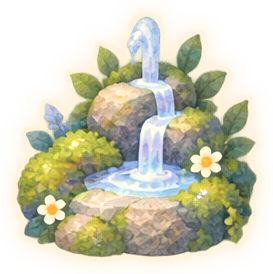
#> input picture Assets/Resources/Art/Farm/Props/dew_spring.png, 273 x 274 px
$ python slice_deco_sheet.py ../../Assets/Resources/Art/Farm/Props/dew_spring.png
#> lines starting #> are read from the running program, lines starting #| are printed output that depends on the picture; after the words box and inside, x2 and y2 are one past the last pixel; in counts of white or black regions, pixels touching at a corner belong together
"""Slice a decoration sprite sheet (8 columns x 3 rows, transparent background) into Farm/Props/<art>.png.

2026-10-20: the decorations were redrawn in the world tree's watercolor style on one sheet (ChatGPT image generation,
Art/Raw_Dream/concept/deco_sheet_v1.png), in the same order as the old props (alphabetical art keys, see ORDER).
Every painted blob is found by its alpha, small specks are dropped, and each blob goes to the grid cell its centre falls
in, so items drawn in several pieces (garland stars, chime drops) stay together. Each cell is cropped to its blobs,
faint alpha noise is cleared, and the result is scaled to at most MAX px. Old props are kept in Art/Raw_Dream/props_old.

Usage: python Tools/art/slice_deco_sheet.py <sheet.png> [--preview out.png]
"""
import os, shutil, sys
import numpy as np
from PIL import Image
from scipy import ndimage

ROOT = os.path.dirname(os.path.dirname(os.path.dirname(os.path.abspath(__file__))))
DST = os.path.join(ROOT, "Assets/Resources/Art/Farm/Props")
OLD = os.path.join(ROOT, "Art/Raw_Dream/props_old")
ORDER = ["dew_chime", "dew_pond", "dew_spring", "fire_brazier", "fire_candle", "fire_lantern", "leaf_crown", "leaf_house",
         "leaf_lamp", "moon_crescent", "moon_garland", "moon_owl", "rock_geode", "rock_moss", "rock_table", "spark_bell",
         "spark_lamp", "spark_orb", "star_crown", "star_orb", "star_rune", "wind_catcher", "wind_mill", "wind_swing"]
COLS, ROWS = 8, 3
ALPHA = 16             # alpha below this counts as empty (generator noise)
SPECK = 60             # blobs smaller than this many px are dropped
MARGIN = 6             # px kept around each item
MAX = 320              # longest side of a saved prop


def main():
    sheet = Image.open(sys.argv[1]).convert("RGBA")
#> sheet is the input picture: PIL image 273x274 RGBA; mean R, G, B, A 170.7, 160.5, 125.5, 156.2
    a = np.asarray(sheet).copy()
    a[a[:, :, 3] < ALPHA, 3] = 0
#> a: shape (274, 273, 4); 11.05% of pixels changed, all inside (x1, y1, x2, y2) = (0, 0, 273, 274)
    mask = a[:, :, 3] > 0
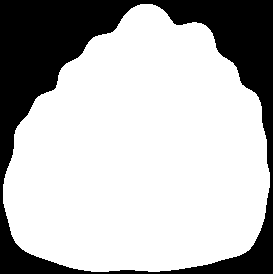
#> mask: shape (274, 273) bool; 72.3% white; 1 black region, box (x1, y1, x2, y2) and area: (0, 0, 273, 274) 20750
    lab, n = ndimage.label(ndimage.binary_dilation(mask, iterations=2))
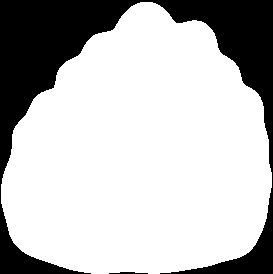
#> lab: shape (274, 273) int32; values 0 (black) and 1 (white), 74.4% white; 2 black regions, box (x1, y1, x2, y2) and area: (0, 0, 273, 274) 19071, (109, 272, 148, 274) 54
#> n = 1
    lab = lab * mask
    H, W = mask.shape
#> H = 274; W = 273
    cells = {}
    for i, sl in enumerate(ndimage.find_objects(lab), 1):
        if sl is None:
            continue
        blob = lab[sl] == i
        if blob.sum() < SPECK:
            continue
        cy, cx = ndimage.center_of_mass(blob)
        cy += sl[0].start; cx += sl[1].start
        cell = min(ROWS - 1, int(cy / H * ROWS)) * COLS + min(COLS - 1, int(cx / W * COLS))
        cells.setdefault(cell, []).append(i)
#> this loop made 1 pass
#> (i, cy, cx, cell) on pass 1: (1, 154.5, 140.6, 12)
#> pass 1, in main, `blob = lab[sl] == i`:
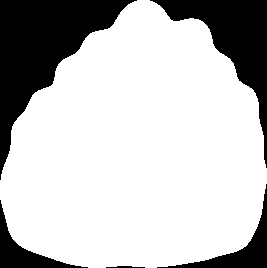
#> blob: shape (268, 267) bool; 75.5% white; 5 black regions, box (x1, y1, x2, y2) and area: (0, 0, 137, 180) 8942, (150, 0, 267, 168) 5462, (157, 184, 267, 268) 1651, (0, 200, 88, 268) 1395, (106, 266, 145, 268) 54
#> after the loop, cells = {12: [1]}
    os.makedirs(OLD, exist_ok=True)
    out = []
    for c, name in enumerate(ORDER):
        if c not in cells:
            print(name, "EMPTY CELL"); out.append(None); continue
        m = np.isin(lab, cells[c])
        ys, xs = np.where(m)
        y0, y1, x0, x1 = max(0, ys.min() - MARGIN), min(H, ys.max() + 1 + MARGIN), max(0, xs.min() - MARGIN), min(W, xs.max() + 1 + MARGIN)
        px = a[y0:y1, x0:x1].copy()
        px[~m[y0:y1, x0:x1], 3] = 0                       # only this cell's blobs (a neighbour's edge is cut off)
        im = Image.fromarray(px, "RGBA")
        if max(im.size) > MAX:
            k = MAX / max(im.size)
            im = im.resize((round(im.width * k), round(im.height * k)), Image.LANCZOS)
        dst = os.path.join(DST, name + ".png")
        if os.path.exists(dst) and not os.path.exists(os.path.join(OLD, name + ".png")):
            shutil.copy2(dst, os.path.join(OLD, name + ".png"))
        im.save(dst)
        out.append(im)
        print(name, im.size, len(cells[c]), "blobs")
#> this loop made 24 passes
#> (y0, y1, x0, x1) on pass 13: (0, 274, 0, 273)
#| rock_geode (273, 274) 1 blobs
#> after the loop, out = 24 items
    if "--preview" in sys.argv:
        c = 200
        pv = Image.new("RGBA", (c * COLS, c * ROWS), (207, 216, 192, 255))
        for k, im in enumerate(out):
            if im is None:
                continue
            t = im.copy(); t.thumbnail((c - 12, c - 12))
            pv.alpha_composite(t, ((k % COLS) * c + (c - t.width) // 2, (k // COLS) * c + (c - t.height) // 2))
        pv.save(sys.argv[sys.argv.index("--preview") + 1])


main()

$ run again, with Assets/Resources/Art/Farm/Props/rock_moss.png copied over Assets/Resources/Art/Farm/Props/dew_spring.png
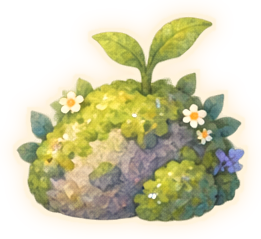
#> input picture Assets/Resources/Art/Farm/Props/rock_moss.png, 261 x 239 px
#> in main, sheet is the input picture: PIL image 261x239 RGBA; mean R, G, B, A 170.9, 157.9, 110.3, 144.7
#> a: shape (239, 261, 4); 12.57% of pixels changed, all inside (x1, y1, x2, y2) = (0, 0, 261, 239)
#> in main, `mask = a[:, :, 3] > 0`:
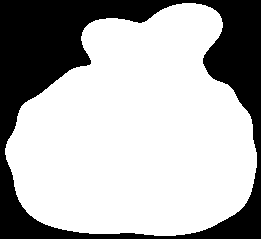
#> mask: shape (239, 261) bool; 68.8% white; 1 black region, box (x1, y1, x2, y2) and area: (0, 0, 261, 239) 19456
#> n = 1
#> the loop in main, `for i, sl in enumerate(ndimage.find_objects(lab), 1):` made 1 pass
#> (i, cy, cx, cell) on pass 1: (1, 133.2, 136.4, 12)
#> pass 1, in main, `blob = lab[sl] == i`:
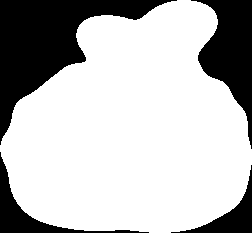
#> blob: shape (233, 252) bool; 73.1% white; 4 black regions, box (x1, y1, x2, y2) and area: (0, 0, 177, 145) 8498, (191, 0, 252, 149) 4244, (0, 152, 149, 233) 1761, (171, 165, 252, 233) 1290
#> after the loop in main, `for i, sl in enumerate(ndimage.find_objects(lab), 1):`: cells = {12: [1]}
#> the loop in main, `for c, name in enumerate(ORDER):` made 24 passes
#> (y0, y1, x0, x1) on pass 13: (0, 239, 0, 261)
#> (printed output is left out)
#> after the loop in main, `for c, name in enumerate(ORDER):`: out = 24 items

$ run again, with Assets/Resources/Art/Farm/Props/spark_bell.png copied over Assets/Resources/Art/Farm/Props/dew_spring.png
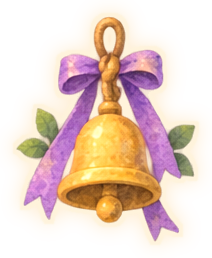
#> input picture Assets/Resources/Art/Farm/Props/spark_bell.png, 212 x 258 px
#> in main, sheet is the input picture: PIL image 212x258 RGBA; mean R, G, B, A 181.4, 147, 117.7, 124.6
#> a: shape (258, 212, 4); 14.78% of pixels changed, all inside (x1, y1, x2, y2) = (0, 0, 212, 258)
#> in main, `mask = a[:, :, 3] > 0`:
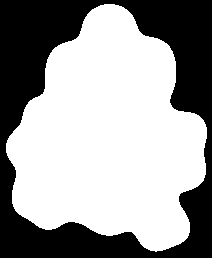
#> mask: shape (258, 212) bool; 61.2% white; 1 black region, box (x1, y1, x2, y2) and area: (0, 0, 212, 258) 21247
#> n = 1
#> the loop in main, `for i, sl in enumerate(ndimage.find_objects(lab), 1):` made 1 pass
#> (i, cy, cx, cell) on pass 1: (1, 137.1, 108.5, 12)
#> pass 1, in main, `blob = lab[sl] == i`:
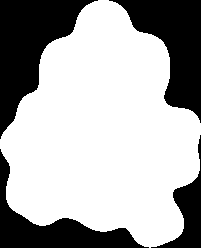
#> blob: shape (248, 201) bool; 67.1% white; 4 black regions, box (x1, y1, x2, y2) and area: (0, 0, 98, 139) 5894, (109, 0, 201, 123) 5063, (0, 149, 149, 248) 3809, (151, 135, 201, 248) 1633
#> after the loop in main, `for i, sl in enumerate(ndimage.find_objects(lab), 1):`: cells = {12: [1]}
#> the loop in main, `for c, name in enumerate(ORDER):` made 24 passes
#> (y0, y1, x0, x1) on pass 13: (0, 258, 0, 212)
#> (printed output is left out)
#> after the loop in main, `for c, name in enumerate(ORDER):`: out = 24 items
